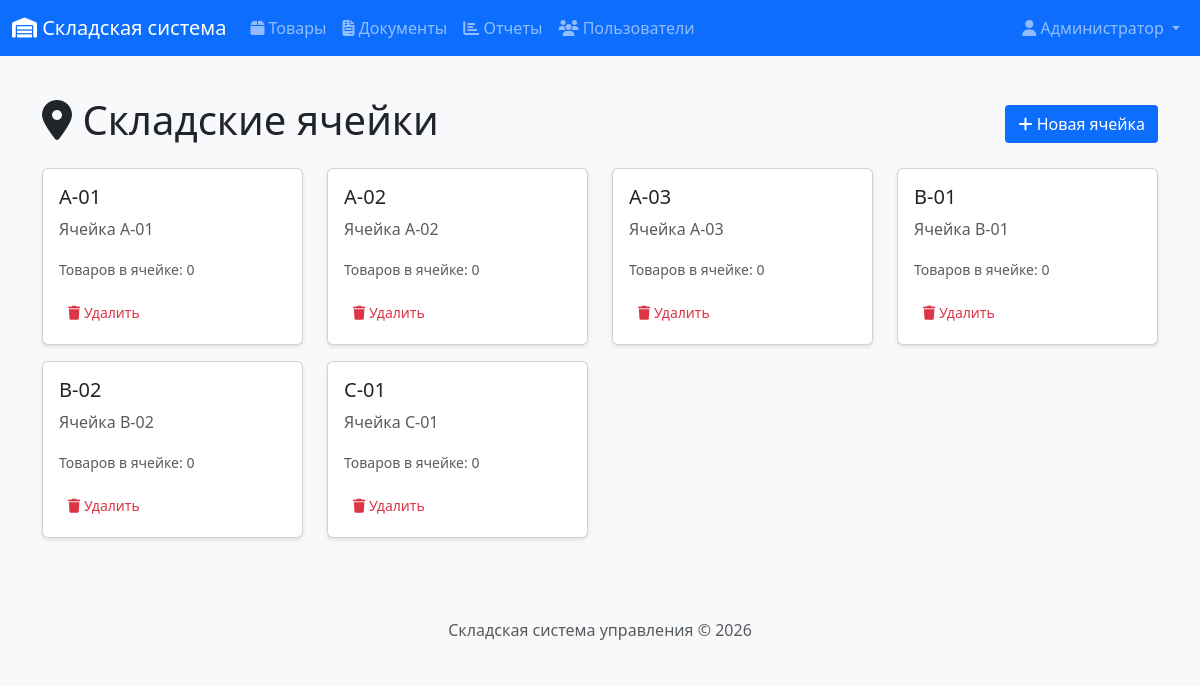
/products/cells (signed in), run on the app's committed database.
### app/models.py (models this page shows, shortened)
class User(UserMixin, db.Model):
    __tablename__ = 'users'
    id = db.Column(db.Integer, primary_key=True)
    username = db.Column(db.String(64), unique=True, nullable=False)
    email = db.Column(db.String(120), unique=True, nullable=False)
    password_hash = db.Column(db.String(256))
    full_name = db.Column(db.String(100))
    role = db.Column(db.String(20), default='manager')  # admin, manager, storekeeper
    created_at = db.Column(db.DateTime, default=datetime.utcnow)
    documents_created = db.relationship('Document', backref='author', lazy='dynamic')
    def is_admin(self):
        return self.role == 'admin'
    def is_manager(self):
        return self.role in ['admin', 'manager']

class WarehouseCell(db.Model):
    __tablename__ = 'warehouse_cells'
    id = db.Column(db.Integer, primary_key=True)
    name = db.Column(db.String(20), unique=True, nullable=False)  # A-01, B-12 и т.д.
    description = db.Column(db.String(100))
    balances = db.relationship('StockBalance', backref='cell', lazy='dynamic')

### app/routes/products.py (the view)
@bp.route('/cells')
@login_required
def cell_list():
    cells = WarehouseCell.query.all()
    return render_template('products/cells.html', title='Складские ячейки', cells=cells)

### app/__init__.py (called while the page is built)
@login_manager.user_loader
def load_user(user_id):
    from app.models import User
    return User.query.get(int(user_id))

### app/templates/products/cells.html (shortened to what this page needs)
{% extends "base.html" %}
{% block content %}
<div class="d-flex justify-content-between align-items-center mb-3">
    <h1><i class="fas fa-map-marker-alt"></i> Складские ячейки</h1>
    {% if current_user.is_manager() %}
    <a href="{{ url_for('products.cell_create') }}" class="btn btn-primary">
        <i class="fas fa-plus"></i> Новая ячейка
    </a>
    {% endif %}
</div>
<div class="row">
    {% for cell in cells %}
    <div class="col-md-3 mb-3">
        <div class="card">
            <div class="card-body">
                <h5 class="card-title">{{ cell.name }}</h5>
                <p class="card-text text-muted">{{ cell.description or 'Нет описания' }}</p>
                <p class="card-text">
                    <small class="text-muted">
                        Товаров в ячейке: {{ cell.balances.count() }}
                    </small>
                </p>
                {% if current_user.is_manager() %}
                <button type="button" class="btn btn-sm btn-outline-danger"
                        data-bs-toggle="modal" data-bs-target="#deleteModal{{ cell.id }}">
                    <i class="fas fa-trash"></i> Удалить
                </button>
                {% endif %}
            </div>
        </div>
    </div>
    {% endfor %}
</div>
{% endblock %}

### app/templates/base.html (shortened to what this page needs)
<!DOCTYPE html>
<html lang="ru">
<head>
    <link href="https://cdn.jsdelivr.net/npm/bootstrap@5.3.0/dist/css/bootstrap.min.css" rel="stylesheet">
    <link rel="stylesheet" href="https://cdnjs.cloudflare.com/ajax/libs/font-awesome/6.4.0/css/all.min.css">
    <link rel="stylesheet" href="{{ url_for('static', filename='css/style.css') }}">
</head>
<body>
    <nav class="navbar navbar-expand-lg navbar-dark bg-primary">
        <div class="container-fluid">
            <a class="navbar-brand" href="{{ url_for('index') }}">
                <i class="fas fa-warehouse"></i> Складская система
            </a>
            <div class="collapse navbar-collapse" id="navbarNav">
                {% if current_user.is_authenticated %}
                <ul class="navbar-nav me-auto">
                    <li class="nav-item">
                        <a class="nav-link" href="{{ url_for('products.product_list') }}">
                            <i class="fas fa-box"></i> Товары
                        </a>
                    </li>
                    <li class="nav-item">
                        <a class="nav-link" href="{{ url_for('documents.document_list') }}">
                            <i class="fas fa-file-invoice"></i> Документы
                        </a>
                    </li>
                    <li class="nav-item">
                        <a class="nav-link" href="{{ url_for('reports.stock_report') }}">
                            <i class="fas fa-chart-bar"></i> Отчеты
                        </a>
                    </li>
                    {% if current_user.is_admin() %}
                    <li class="nav-item">
                        <a class="nav-link" href="{{ url_for('auth.user_list') }}">
                            <i class="fas fa-users"></i> Пользователи
                        </a>
                    </li>
                    {% endif %}
                </ul>
                <ul class="navbar-nav">
                    <li class="nav-item dropdown">
                        <a class="nav-link dropdown-toggle" href="#" role="button" data-bs-toggle="dropdown">
                            <i class="fas fa-user"></i> {{ current_user.full_name or current_user.username }}
                        </a>
                    </li>
                </ul>
                {% endif %}
            </div>
        </div>
    </nav>
    <main class="container mt-4">
        {% block content %}{% endblock %}
    </main>
    <footer class="footer mt-5 py-3 bg-light">
        <div class="container text-center">
            <span class="text-muted">Складская система управления &copy; 2026</span>
        </div>
    </footer>
</body>
</html>

### app/static/css/style.css (style rules this page uses)
body { font-family: 'Segoe UI', Tahoma, Geneva, Verdana, sans-serif; background-color: #f8f9fa; min-height: 100vh; display: flex; flex-direction: column; margin: 0; padding: 0; }
.footer { margin-top: auto; width: 100%; background-color: #f8f9fa; padding: 1rem 0; text-align: center; }
.card { box-shadow: 0 2px 4px rgba(0,0,0,0.1); transition: transform 0.2s; }
.btn { display: inline-block; font-weight: 400; line-height: 1.5; text-align: center; text-decoration: none; vertical-align: middle; cursor: pointer; padding: 0.375rem 0.75rem; font-size: 1rem; border-radius: 0.25rem; border: 1px solid transparent; }
.btn-sm { padding: 0.25rem 0.5rem; font-size: 0.875rem; border-radius: 0.2rem; }
p, strong, span, div { white-space: normal; word-break: normal; }

### data on the page
User: full_name "Администратор"
WarehouseCell: name "A-01", description "Ячейка A-01", balances.count "0"
WarehouseCell: name "A-02", description "Ячейка A-02", balances.count "0"
WarehouseCell: name "A-03", description "Ячейка A-03", balances.count "0"
WarehouseCell: name "B-01", description "Ячейка B-01", balances.count "0"
WarehouseCell: name "B-02", description "Ячейка B-02", balances.count "0"
WarehouseCell: name "C-01", description "Ячейка C-01", balances.count "0"
